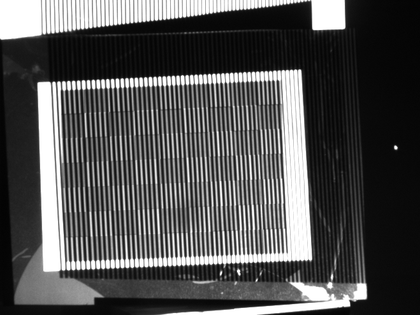
%> input picture Camera2DMD/test1/9.bmp, 420 x 315 px, shrunk from 659 x 494 before the run
$ octave test_hv.m   (GNU Octave 9; MATLAB toolbox functions it lacks are replaced by stand-ins)
%> lines starting %> are read from the running program, lines starting %| are printed output that depends on the picture
### Camera2DMD/GetCheckboard.m
function [ I11,I12,I13,I14,I21,I22,I23,I24,I31,I32,I33,I34  ] = GetCheckboard( flag )
%> called with flag = 1
if(flag==1)
I11=imread(['E:\study\matlab\matlab_checkboard\test1\9.bmp']);
%> I11 is the input picture: size 315x420 uint8; min 3, max 255, mean 82.4
I12=imread(['E:\study\matlab\matlab_checkboard\test1\10.bmp']);
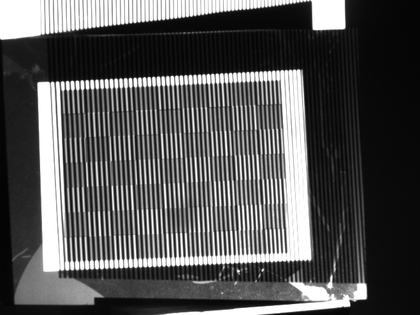
%> input picture Camera2DMD/test1/10.bmp, 420 x 315 px, shrunk from 659 x 494 before the run
%> I12 is the input picture: size 315x420 uint8; min 3, max 255, mean 84.7
I13=imread(['E:\study\matlab\matlab_checkboard\test1\11.bmp']);
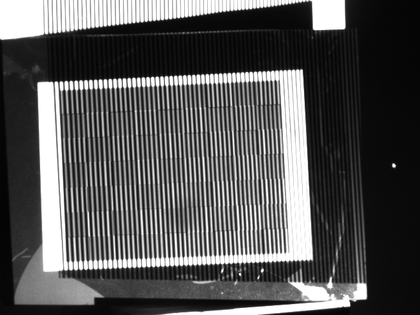
%> input picture Camera2DMD/test1/11.bmp, 420 x 315 px, shrunk from 659 x 494 before the run
%> I13 is the input picture: size 315x420 uint8; min 3, max 255, mean 85.9
I14=imread(['E:\study\matlab\matlab_checkboard\test1\12.bmp']);
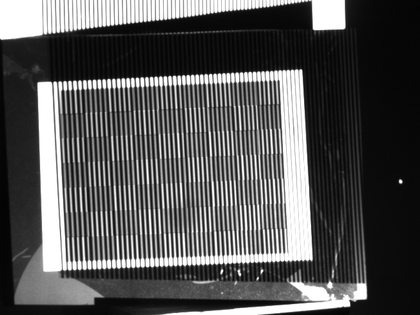
%> input picture Camera2DMD/test1/12.bmp, 420 x 315 px, shrunk from 659 x 494 before the run
%> I14 is the input picture: size 315x420 uint8; min 3, max 255, mean 85
I21=imread(['E:\study\matlab\matlab_checkboard\test1\5.bmp']);
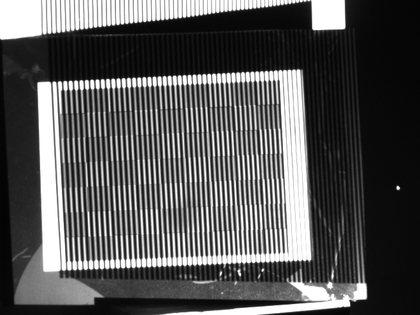
%> input picture Camera2DMD/test1/5.bmp, 420 x 315 px, shrunk from 659 x 494 before the run
%> I21 is the input picture: size 315x420 uint8; min 3, max 255, mean 86.6
I22=imread(['E:\study\matlab\matlab_checkboard\test1\6.bmp']);
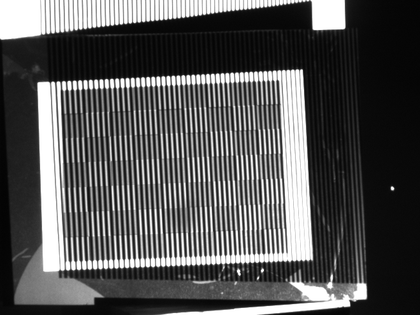
%> input picture Camera2DMD/test1/6.bmp, 420 x 315 px, shrunk from 659 x 494 before the run
%> I22 is the input picture: size 315x420 uint8; min 3, max 255, mean 85.1
%> the run ends on the next line
I23=imread(['E:\study\matlab\matlab_checkboard\test1\7.bmp']);
I24=imread(['E:\study\matlab\matlab_checkboard\test1\8.bmp']);
I31=imread(['E:\study\matlab\matlab_checkboard\test1\1.bmp']);
I32=imread(['E:\study\matlab\matlab_checkboard\test1\2.bmp']);
I33=imread(['E:\study\matlab\matlab_checkboard\test1\3.bmp']);
I34=imread(['E:\study\matlab\matlab_checkboard\test1\4.bmp']);

elseif(flag==0)
I11=imread(['E:\study\matlab\matlab_checkboard\test1\t9.bmp']);
I12=imread(['E:\study\matlab\matlab_checkboard\test1\t10.bmp']);
I13=imread(['E:\study\matlab\matlab_checkboard\test1\t11.bmp']);
I14=imread(['E:\study\matlab\matlab_checkboard\test1\t12.bmp']);
I21=imread(['E:\study\matlab\matlab_checkboard\test1\t5.bmp']);
I22=imread(['E:\study\matlab\matlab_checkboard\test1\t6.bmp']);
I23=imread(['E:\study\matlab\matlab_checkboard\test1\t7.bmp']);
I24=imread(['E:\study\matlab\matlab_checkboard\test1\t8.bmp']);
I31=imread(['E:\study\matlab\matlab_checkboard\test1\t1.bmp']);
I32=imread(['E:\study\matlab\matlab_checkboard\test1\t2.bmp']);
I33=imread(['E:\study\matlab\matlab_checkboard\test1\t3.bmp']);
I34=imread(['E:\study\matlab\matlab_checkboard\test1\t4.bmp']);
end

subplot(2,2,1); imshow(I11);  subplot(2,2,2); imshow(I12);  subplot(2,2,3); imshow(I13);  subplot(2,2,4); imshow(I14);
I11=double(I11);    I12=double(I12);  I13=double(I13);   I14=double(I14);
%figure;subplot(2,2,1); imshow(I21);  subplot(2,2,2); imshow(I22);  subplot(2,2,3); imshow(I23);  subplot(2,2,4); imshow(I24);
I21=double(I21);    I22=double(I22);  I23=double(I23);   I24=double(I24);
%figure;subplot(2,2,1); imshow(I31);  subplot(2,2,2); imshow(I32);  subplot(2,2,3); imshow(I33);  subplot(2,2,4); imshow(I34);
I31=double(I31);    I32=double(I32);  I33=double(I33);   I34=double(I34);
end

### Camera2DMD/test_hv.m
clc;
clear;
%效果并不好  仅供参考
[I11,I12,I13,I14,I21,I22,I23,I24,I31,I32,I33,I34] = GetCheckboard(1);
